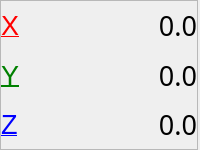
  <widget class="QDockWidget" name="positionDockWidget">
   <property name="enabled">
    <bool>true</bool>
   </property>
   <property name="minimumSize">
    <size>
     <width>117</width>
     <height>150</height>
    </size>
   </property>
   <property name="maximumSize">
    <size>
     <width>300</width>
     <height>150</height>
    </size>
   </property>
   <property name="features">
    <set>QDockWidget::DockWidgetClosable|QDockWidget::DockWidgetMovable</set>
   </property>
   <property name="windowTitle">
    <string>Tool Position</string>
   </property>
   <attribute name="dockWidgetArea">
    <number>2</number>
   </attribute>
   <widget class="QWidget" name="dockWidgetContents_3">
    <layout class="QVBoxLayout" name="verticalLayout_10">
     <property name="spacing">
      <number>0</number>
     </property>
     <property name="leftMargin">
      <number>0</number>
     </property>
     <property name="topMargin">
      <number>0</number>
     </property>
     <property name="rightMargin">
      <number>2</number>
     </property>
     <property name="bottomMargin">
      <number>0</number>
     </property>
     <item>
      <widget class="QFrame" name="frame_6">
       <property name="frameShape">
        <enum>QFrame::StyledPanel</enum>
       </property>
       <property name="frameShadow">
        <enum>QFrame::Raised</enum>
       </property>
       <layout class="QVBoxLayout" name="verticalLayout_19">
        <property name="spacing">
         <number>0</number>
        </property>
        <property name="margin">
         <number>0</number>
        </property>
        <item>
         <layout class="QGridLayout" name="gridLayout_2" columnstretch="0,1">
          <item row="2" column="1">
           <widget class="QLabel" name="zLabel">
            <property name="font">
             <font>
              <family>Courier 10 Pitch</family>
              <pointsize>20</pointsize>
             </font>
            </property>
            <property name="toolTip">
             <string>Current Z position</string>
            </property>
            <property name="text">
             <string>0.0</string>
            </property>
            <property name="alignment">
             <set>Qt::AlignRight|Qt::AlignTrailing|Qt::AlignVCenter</set>
            </property>
           </widget>
          </item>
          <item row="2" column="0">
           <widget class="QLabel" name="label_12">
            <property name="sizePolicy">
             <sizepolicy hsizetype="Maximum" vsizetype="Preferred">
              <horstretch>0</horstretch>
              <verstretch>0</verstretch>
             </sizepolicy>
            </property>
            <property name="font">
             <font>
              <pointsize>20</pointsize>
              <underline>true</underline>
             </font>
            </property>
            <property name="styleSheet">
             <string notr="true">color:blue</string>
            </property>
            <property name="text">
             <string>Z</string>
            </property>
           </widget>
          </item>
          <item row="0" column="0">
           <widget class="QLabel" name="label_10">
            <property name="sizePolicy">
             <sizepolicy hsizetype="Maximum" vsizetype="Preferred">
              <horstretch>0</horstretch>
              <verstretch>0</verstretch>
             </sizepolicy>
            </property>
            <property name="font">
             <font>
              <pointsize>20</pointsize>
              <underline>true</underline>
             </font>
            </property>
            <property name="styleSheet">
             <string notr="true">color:red</string>
            </property>
            <property name="text">
             <string>X</string>
            </property>
           </widget>
          </item>
          <item row="0" column="1">
           <widget class="QLabel" name="xLabel">
            <property name="font">
             <font>
              <family>Courier 10 Pitch</family>
              <pointsize>20</pointsize>
             </font>
            </property>
            <property name="toolTip">
             <string>Current X position</string>
            </property>
            <property name="text">
             <string>0.0</string>
            </property>
            <property name="alignment">
             <set>Qt::AlignRight|Qt::AlignTrailing|Qt::AlignVCenter</set>
            </property>
           </widget>
          </item>
          <item row="1" column="0">
           <widget class="QLabel" name="label_11">
            <property name="sizePolicy">
             <sizepolicy hsizetype="Maximum" vsizetype="Preferred">
              <horstretch>0</horstretch>
              <verstretch>0</verstretch>
             </sizepolicy>
            </property>
            <property name="font">
             <font>
              <pointsize>20</pointsize>
              <underline>true</underline>
             </font>
            </property>
            <property name="styleSheet">
             <string notr="true">color:green</string>
            </property>
            <property name="text">
             <string>Y</string>
            </property>
           </widget>
          </item>
          <item row="1" column="1">
           <widget class="QLabel" name="yLabel">
            <property name="font">
             <font>
              <family>Courier 10 Pitch</family>
              <pointsize>20</pointsize>
             </font>
            </property>
            <property name="toolTip">
             <string>Current Y position</string>
            </property>
            <property name="text">
             <string>0.0</string>
            </property>
            <property name="alignment">
             <set>Qt::AlignRight|Qt::AlignTrailing|Qt::AlignVCenter</set>
            </property>
           </widget>
          </item>
         </layout>
        </item>
       </layout>
      </widget>
     </item>
    </layout>
   </widget>
  </widget>
